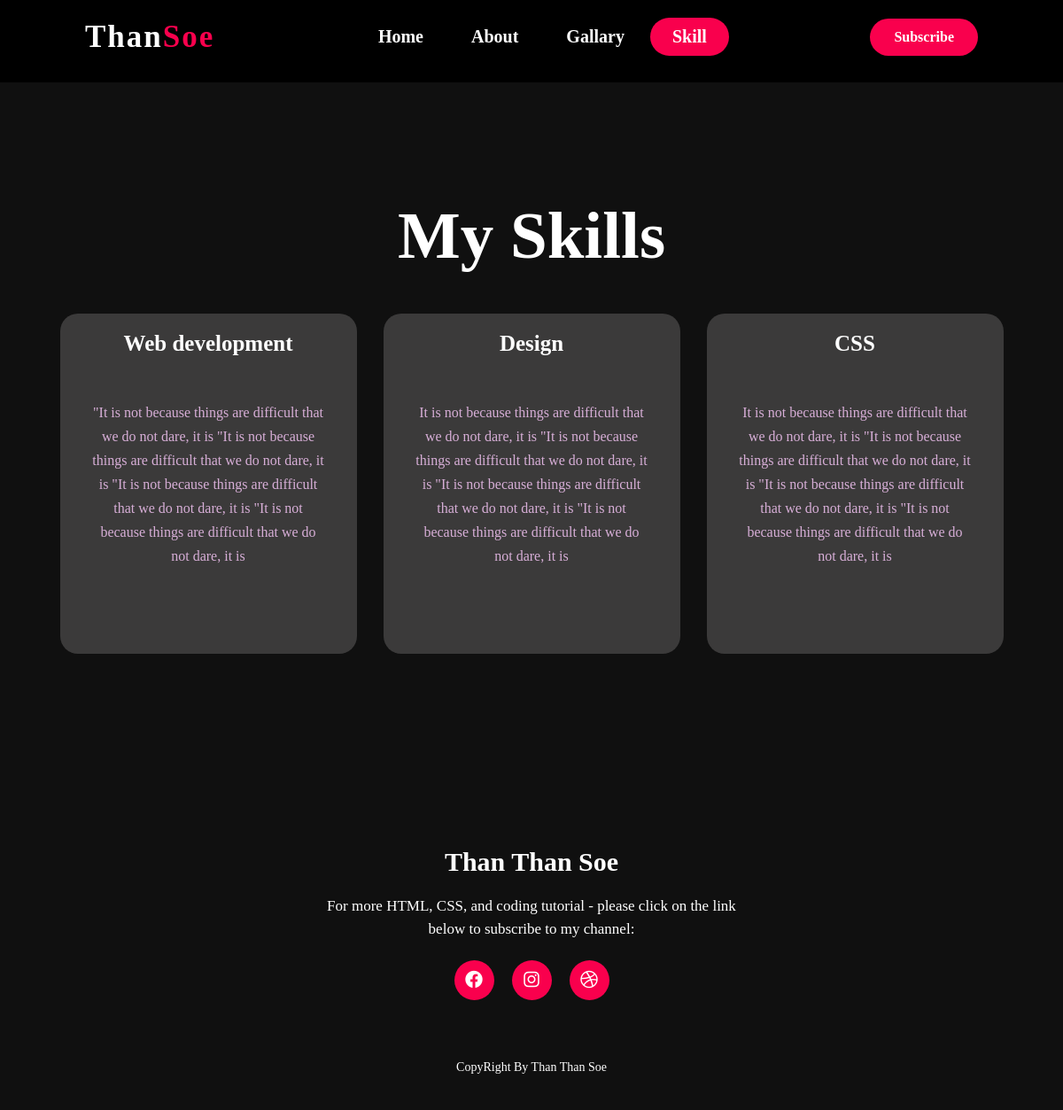
/skill/, run on the app's committed database.
### myapp/models.py (models this page shows, shortened)
class Skill(models.Model):
    title = models.CharField(max_length=50)
    body = models.TextField()

### myapp/views.py (the view)
# urls.py: path('skill/', views.skill, name='skillpage'),
def skill(request):
    skills = Skill.objects.all()[0:3]
    context = {
        'skills':skills
    }
    return render(request, 'pages/skill.html', context)

### myapp/templates/pages/skill.html
 {% extends "pages/main.html" %}
 {% block content %}
        <div class="skill">
            <div class="title">
                <h2>My Skills</h2>
            </div>
            <div class="box">
                {% for skill in skills %}
                <div class="card">
                    <h3>{{ skill.title }}</h3>
                    <div class="pra">
                        <p>{{ skill.body }}</p>
                    </div>
                </div>
                {% endfor %}
            </div>
        </div>
{% endblock content %}

### static/style/port.css (style rules this page uses)
* { padding:0; margin: 0; font-family: Comic Sans MS; box-sizing: border-box; }
h3 { color: white; font-size: 25px; margin-bottom: 50px; }
.skill { background: #101010; width: 100%; padding: 100px 0px; }
.title h2 { color: white; font-size: 75px; width: 1130px; margin: 30px auto; text-align: center; }
.box { display: flex; justify-content: center; align-items: center; min-height: 400px; }
.card { height: 384px; width: 335px; padding: 20px 35px; background: #3b3a3a; border-radius: 20px; margin: 15px; position: relative; overflow: hidden; text-align: center; }
.pra p { color: #fcfc; font-size: 16px; line-height: 27px; margin-bottom: 25px; }

### static/style/gallary.css (style rules this page uses)
* { margin: 0; padding: 0; box-sizing: border-box; }
body { min-height: 100vh; overflow-x: hidden; }

### data on the page
Skill: title "Web development", body "\"It is not because things are difficult that we do not dare, it is \"It is not because things are difficult that we do not dare, it is \"It is not because things are difficult that we do not dare, it is \"It is not because things are difficult that we do not dare, it is"
Skill: title "Design", body "It is not because things are difficult that we do not dare, it is \"It is not because things are difficult that we do not dare, it is \"It is not because things are difficult that we do not dare, it is \"It is not because things are difficult that we do not dare, it is"
Skill: title "CSS", body "It is not because things are difficult that we do not dare, it is \"It is not because things are difficult that we do not dare, it is \"It is not because things are difficult that we do not dare, it is \"It is not because things are difficult that we do not dare, it is"
